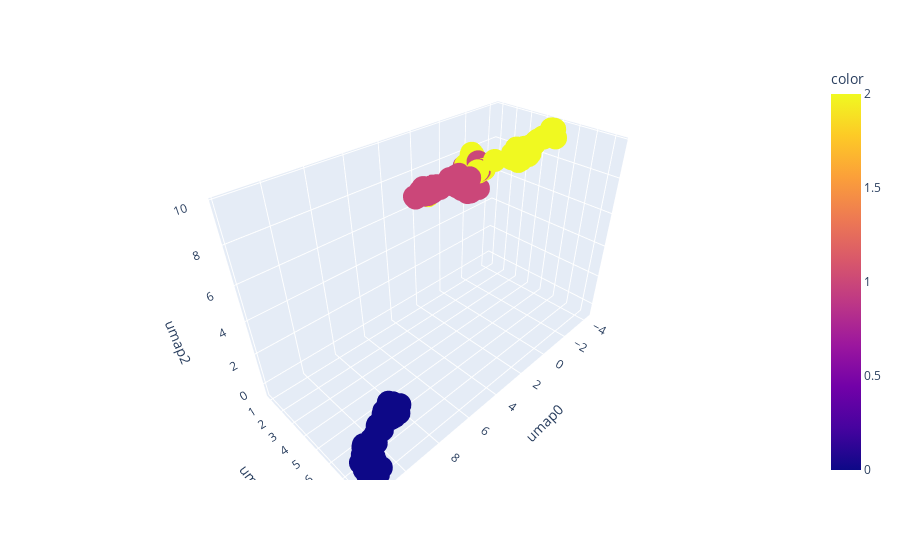

Notebook source saved alongside this figure:
### Code cell
# plot results with plotly
import plotly.express as px
fig = px.scatter_3d(X_umap, x='umap0', y='umap1', z='umap2', color=y)
fig.show()

### Figure 1 — Plotly figure (JSON) as saved in the notebook; plotly's stock layout.template omitted (floating-point values rounded to 4 significant figures; data arrays with more than 128 entries replaced by an {"elided": "..."} marker saying what was removed)
{"data": [{"hovertemplate": "umap0=%{x}<br>umap1=%{y}<br>umap2=%{z}<br>color=%{marker.color}<extra></extra>", "legendgroup": "", "marker": {"color": {"elided": "150 int values"}, "coloraxis": "coloraxis", "symbol": "circle"}, "mode": "markers", "name": "", "scene": "scene", "showlegend": false, "type": "scatter3d", "x": {"elided": "150 float values"}, "y": {"elided": "150 float values"}, "z": {"elided": "150 float values"}}], "layout": {"coloraxis": {"colorbar": {"title": {"text": "color"}}, "colorscale": [[0, "#0d0887"], [0.1111, "#46039f"], [0.2222, "#7201a8"], [0.3333, "#9c179e"], [0.4444, "#bd3786"], [0.5556, "#d8576b"], [0.6667, "#ed7953"], [0.7778, "#fb9f3a"], [0.8889, "#fdca26"], [1, "#f0f921"]]}, "legend": {"tracegroupgap": 0}, "margin": {"t": 60}, "scene": {"domain": {"x": [0, 1], "y": [0, 1]}, "xaxis": {"title": {"text": "umap0"}}, "yaxis": {"title": {"text": "umap1"}}, "zaxis": {"title": {"text": "umap2"}}}}}
